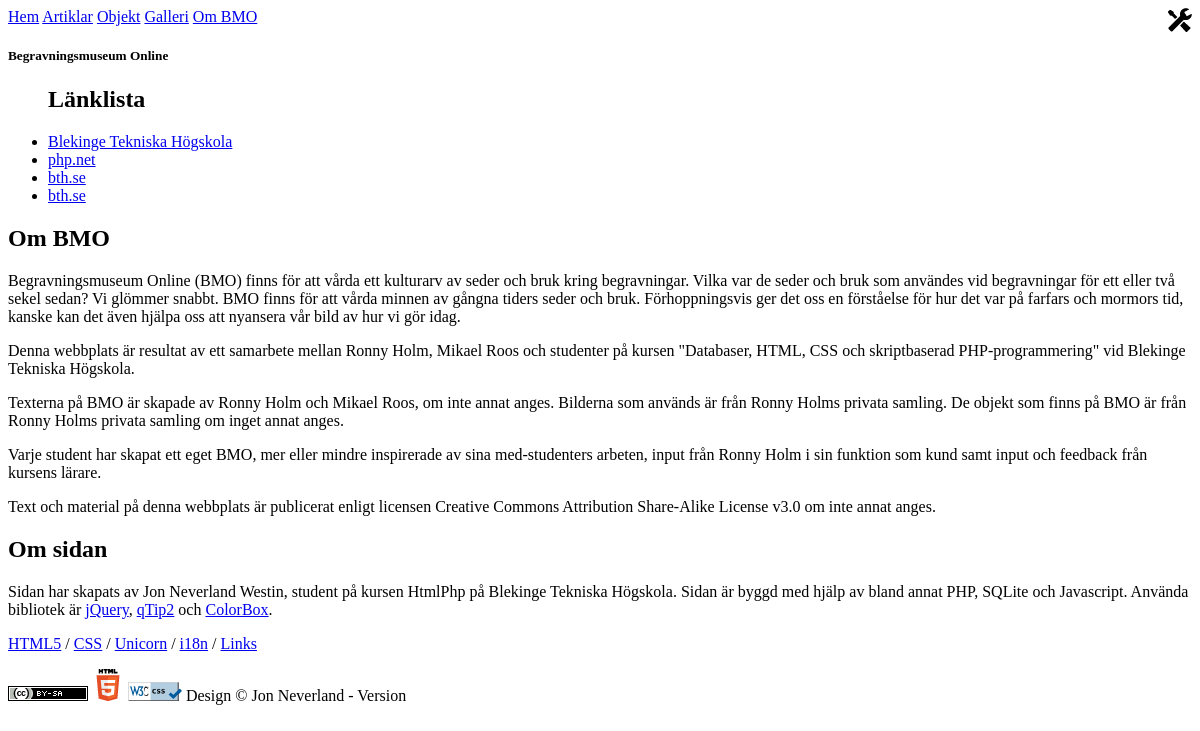
/about, run on the app's committed database.
### tables this page shows
CREATE TABLE "Article" ("id" INTEGER PRIMARY KEY  AUTOINCREMENT  NOT NULL  UNIQUE , "category" TEXT, "title" TEXT, "content" TEXT, "author" TEXT, "pubdate" DATETIME NOT NULL  DEFAULT CURRENT_DATE, "permalink" TEXT NOT NULL  DEFAULT "", "imagecategory" TEXT);

### application/core/CoreController.php (called while the page is built, shortened)
<?php
class CoreController {
	public function render() {
		if (method_exists($this, 'getData')) {
			extract($this->getData());
		}
		require( TEMPLATE );
	}
}
?>

### index.php (called while the page is built, shortened)
<?php
require( APP.'config.php' );
$core = new Core();
$core->route();
?>

### application/core/Database.php (called while the page is built, shortened)
<?php
class Database {
	private $db = null;
	private static $instance;
	public static function Instance() {
		if(self::$instance == null) {
			self::$instance = new Database(DSN);
		}
		return self::$instance;
	}
	private function __construct($dsn, $username = null, $password = null, $driver_options = null) {
		try {
			$this->db = new PDO($dsn, $username, $password, $driver_options);
		} catch (PDOException $e) {
    	echo 'Connection failed: ' . $e->getMessage();
		}
	}
	public function ExecuteSelectQueryAndFetchAll($query, $params=array()) {
		$this->stmt = $this->db->prepare($query);
		$this->stmt->execute($params);
		return $this->stmt->fetchAll(PDO::FETCH_ASSOC);
	}
}

### application/core/CoreModel.php (called while the page is built, shortened)
<?php
class CoreModel {
	private $db;
	protected $table;
	public function __construct($database) {
		$this->db = $database;
	}
	public function getAllByIndex($index, $search) {
		$query = 'SELECT * FROM ' . $this->table . " where {$index}=?";
		$params[] = $search;
		return $this->db->ExecuteSelectQueryAndFetchAll($query, $params);
	}
}
?>

### application/pages/About/Controller_About.php (called while the page is built, shortened)
<?php
class Controller_About extends CoreController {
	public function index() {
		$db = Database::Instance();
		$article = new Article($db);
		$res = $article->getAllByIndex('category', 'about');
	}
}
?>

### application/config.php (called while the page is built, shortened)
<?php
function autoloader($className) {
	$split = explode('_', $className);
	$classPath = isset($split[1]) ? PAGES.$split[1] : null;
}
?>

### application/pages/template.php (the view, shortened to what this page needs)
<!DOCTYPE html>
<html lang="sv">
<head>
	<link <?php $this->helper->Link(IMG.'favicon.ico');?> rel="shortcut icon">
	<link rel="stylesheet" <?php $this->helper->Link(CSS.'ui-lightness/jquery-ui-1.8.20.custom.css');?> title="standard stylesheet" type='text/css'>
	<link rel="stylesheet" <?php $this->helper->Link(CSS.'qtip.css');?> title="standard stylesheet" type='text/css'>
	<link rel="stylesheet" <?php $this->helper->Link(CSS.'colorbox.css');?> title="standard stylesheet" type='text/css'>
  <link rel='stylesheet' <?php $this->helper->Link(CSS.'style.php');?> type='text/css' media='all'>
</head>
<body <?php echo (isset($pageId)) ? "id='{$pageId}'" : ""; ?>>
<div class="stickfootwrap">
<header class="top">
	<nav class="menu">
		<a <?php $this->helper->Link('home');?> id="home-">Hem</a>
		<a <?php $this->helper->Link('articles');?> id="articles-">Artiklar</a>
		<a <?php $this->helper->Link('objects');?> id="objects-">Objekt</a>
		<a <?php $this->helper->Link('gallery');?> id="gallery-">Galleri</a>
		<a <?php $this->helper->Link('about');?> id="about-">Om BMO</a>
	<div style="float: right;">
		<a href="/admin"><img src="/img/icons/glyphicons_280_settings.png" alt="Admin pages"></a>
	</div>
	</nav>
</header>
<div class="mainwrapper">
<header class="logo">
	<h5>Begravningsmuseum Online</h5>
</header>
<?php
require( $this->view );
?>
</div>
</div>
<div class="footer">
	<footer class="bottom">
	<div class="leftfoot">
	<p>
		<a href="http://validator.w3.org/check/referer">HTML5</a> /
		<a href="http://jigsaw.w3.org/css-validator/check/referer">CSS</a> /
		<a href="http://validator.w3.org/unicorn/check?ucn_uri=referer&amp;ucn_task=conformance">Unicorn</a> /
		<a href="http://validator.w3.org/i18n-checker/check?uri=<?php echo $this->helper->getCurrentUrl(); ?>">i18n</a> /
		<a href="http://validator.w3.org/checklink?uri=<?php echo 	$this->helper->getCurrentUrl(); ?>">Links</a>
	</p>
	</div>
	<div class="rightfoot">
<!-- 		<p>
		<a <?php $this->helper->Link('home');?> id="home-">Hem</a>
		<a <?php $this->helper->Link('articles');?> id="articles-">Artiklar</a>
		<a <?php $this->helper->Link('objects');?> id="objects-">Objekt</a>
		<a <?php $this->helper->Link('gallery');?> id="gallery-">Galleri</a>
		<a <?php $this->helper->Link('about');?> id="about-">Om BMO</a>
 -->	<a rel="license" href="http://creativecommons.org/licenses/by-sa/3.0/"><img alt="Creative Commons License" style="border-width:0" <?php $this->helper->Link('img/html5/cc-by-sa.png', 'src');?> /></a>
	<a href="http://validator.w3.org/check/referer"><img alt="Valid HTML5" <?php $this->helper->Link('img/html5/HTML5_Logo_32.png', 'src'); ?>></a>
	<a href="http://jigsaw.w3.org/css-validator/check/referer"><img height='19' <?php $this->helper->Link('img/html5/vcss-blue.gif', 'src'); ?> alt="Valid CSS!" /></a>
	Design &copy; Jon Neverland - Version <?php echo exec('git tag'); ?>
	</div>
	</footer>
</div>
</body>
</html>

### application/pages/About/View_About.php (shortened to what this page needs)
<div class="tertiary">
  <ul><h2>Länklista</h2>
    <li><a href="http://bth.se">Blekinge Tekniska Högskola</a></li>
    <li><a href="http://php.net">php.net</a></li>
    <li><a href="http://bth.se">bth.se</a></li>
    <li><a href="http://bth.se">bth.se</a></li>
</div>
<div class="primary">
<article class='about'>
<h1><?php echo $view_title; ?></h1>
<?php echo $view_content; ?>
</article>
</div>

### data on the page
article: title "Om BMO", content "Begravningsmuseum Online (BMO) finns för att vårda ett kulturarv av seder och bruk kring begravningar. Vilka var de seder och bruk som användes vid begravningar för ett eller två sekel sedan? Vi glömmer snabbt. BMO finns för att vårda minnen av gångna tiders seder och bruk. Förhoppningsvis ger det oss en förståelse för hur det var på farfars och mormors tid, kanske kan det även hjälpa oss att nyansera vår bild av hur vi gör idag. Denna webbplats är resultat av ett samarbete mellan Ronny Holm, Mikael Roos och studenter på kursen \"Databaser, HTML, CSS och skriptbaserad PHP-programmering\" vid Blekinge Tekniska Högskola. Texterna på BMO är skapade av Ronny Holm och Mikael Roos, om inte annat…"
